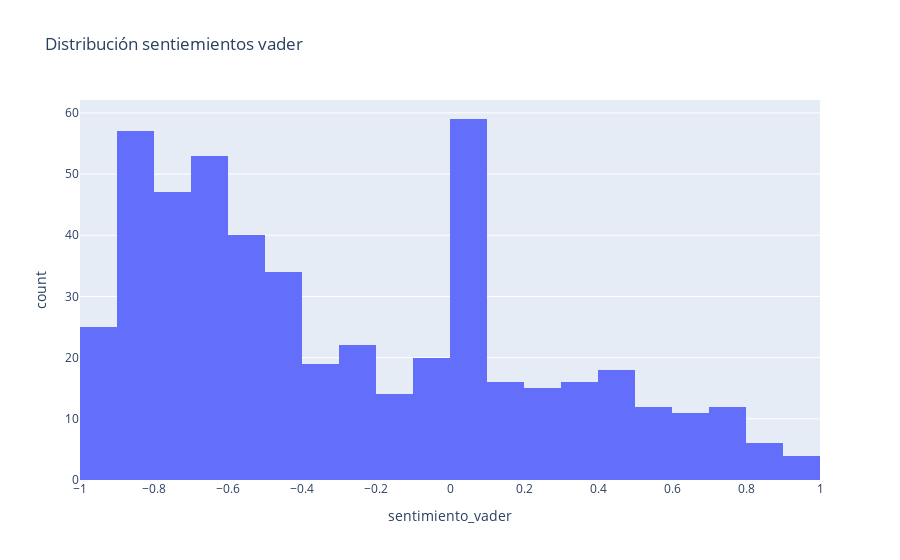

Notebook code cell kept with this figure:
### Markdown cell above
###  `[5 pts]` : Punto 4: Una visualización sobre sus datos

### Code cell
import plotly.express as px
fig = px.histogram(data, x="sentimiento_vader", title="Distribución sentiemientos vader")
fig.show()

### Figure 1 — Plotly figure (JSON) as saved in the notebook; plotly's stock layout.template omitted (floating-point values rounded to 4 significant figures; data arrays with more than 128 entries replaced by an {"elided": "..."} marker saying what was removed)
{"data": [{"alignmentgroup": "True", "bingroup": "x", "hovertemplate": "sentimiento_vader=%{x}<br>count=%{y}<extra></extra>", "legendgroup": "", "marker": {"color": "#636efa"}, "name": "", "offsetgroup": "", "orientation": "v", "showlegend": false, "type": "histogram", "x": {"elided": "500 float values"}, "xaxis": "x", "yaxis": "y"}], "layout": {"barmode": "relative", "legend": {"tracegroupgap": 0}, "title": {"text": "Distribución sentiemientos vader"}, "xaxis": {"anchor": "y", "domain": [0, 1], "title": {"text": "sentimiento_vader"}}, "yaxis": {"anchor": "x", "domain": [0, 1], "title": {"text": "count"}}}}
